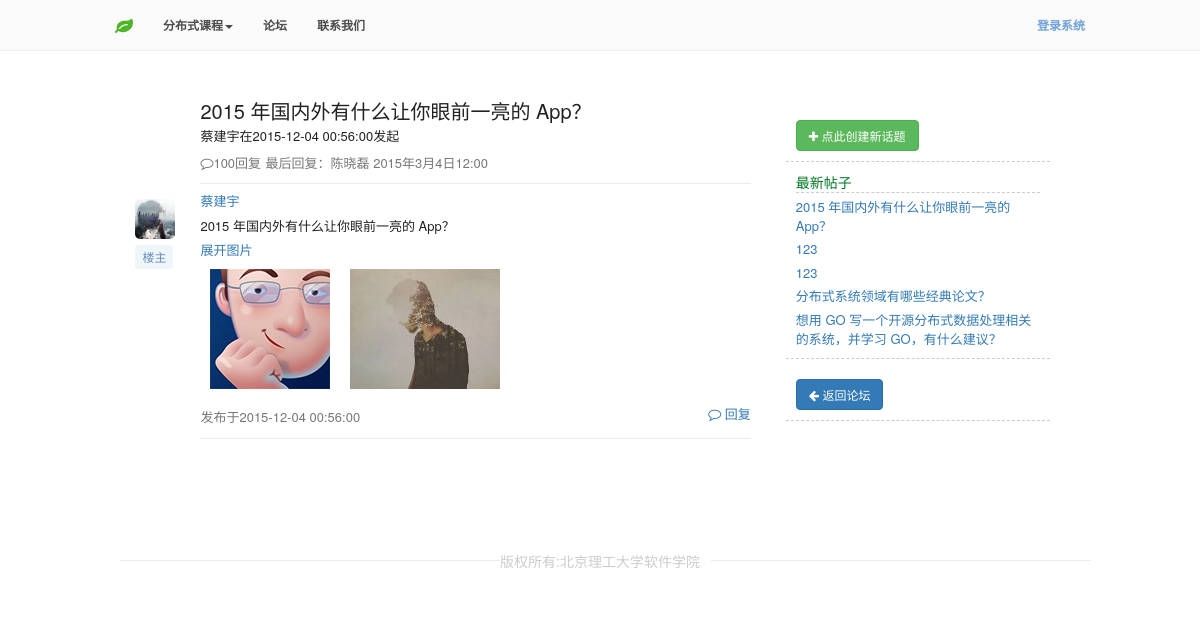
Screenshot of /post.php?postId=8 with the database file from the repository.
### tables this page shows
CREATE TABLE `post` (
  `id` int(10) NOT NULL COMMENT '帖子的唯一标识',
  `title` varchar(50) NOT NULL COMMENT '帖子的标题',
  `context` varchar(800) NOT NULL COMMENT '帖子的内容',
  `release_time` timestamp NOT NULL DEFAULT CURRENT_TIMESTAMP COMMENT '发帖的时间',
  `release_people` int(10) NOT NULL COMMENT '发帖人id',
  `imgs` varchar(255) NOT NULL
);

CREATE TABLE `user` (
  `id` int(11) NOT NULL,
  `username` varchar(32) NOT NULL,
  `password` varbinary(64) NOT NULL,
  `salt` varbinary(32) NOT NULL,
  `name` varchar(50) NOT NULL,
  `joined` datetime NOT NULL,
  `portraits` varchar(255) NOT NULL,
  `group` char(1) NOT NULL
);

### class/DB.php (called while the page is built, shortened)
<?php
class DB{
	private static $_instance = null;
	private $_results,
	        $_pdo,
		    $_query,
		    $_error = false,
		    $_count = 0;
	private function __construct(){
		try{
		   $this->_pdo = new  PDO('mysql:host=' . Config::get('mysql/host') . ';dbname=' . Config::get('mysql/db') ,Config::get('mysql/username'), Config::get('mysql/password'));
           $this->_pdo ->exec("SET names UTF8");
		}catch(PDOException $e){
			die($e->getMessage());
		}
	}
	public static function getInstance(){
		if(isset(self::$_instance)===false){
			self::$_instance = new DB();
		}
		return self::$_instance;
	}
	public function query($sql, $params = array()){
		$this -> _error = false;
		$this -> _count = 0;
		if($this-> _query = $this -> _pdo->prepare($sql)) {
			$x=1;
			if(count($params)){
				foreach ($params as $param) {
					$this -> _query ->bindValue($x, $param);
					$x++;
				}
			}
			if($this -> _query -> execute()){
				$this-> _results = $this-> _query->fetchAll(PDO::FETCH_OBJ);
				$this -> _count = $this -> _query -> rowCount();
			}else{
				$this -> _error = true;
			}
		}
		return $this;
	}
	public function action($action, $table, $where = array()){
		if(count($where)===3){
			$operators = array('=','>','<','>=','<=','like');
			$field        =  $where[0];
			$operator   =  $where[1];
			$value      =  $where[2];
			if(in_array($operator, $operators)){
				$sql = "{$action} from {$table} where {$field} {$operator} ?";
				if(!$this -> query ($sql , array($value))->error()){
					return $this;
				}
			}
		}
		return false;
	}
	public function get($table,$where = ''){
		return $this -> action('select * ', $table ,$where);
	}
	public function getLimitOrderby($table, $limit, $orderBy, $orderType) {
        $sql = 'select * from '.$table.' ORDER BY '.$orderBy.' '.$orderType.' LIMIT '.$limit;
        if ($this->query($sql)) {
            return $this;
        }
        else {
            return false;
        }
	}
	public function error(){
		return $this -> _error;
	}
	public function count(){
		return $this -> _count;
	}
	public function results(){
		return $this -> _results;
	}
	public function first(){
		return $this -> _results[0];
	}
}

### class/Input.php (called while the page is built, shortened)
<?php
class Input{
	public static function get($item){
		if(isset($_POST[$item])){
			return $_POST[$item];
		}else if(isset($_GET[$item])){
			return $_GET[$item];
		}
		return  '';
	}
}

### class/post.php (called while the page is built, shortened)
<?php
	class Post{
		private $_db,
				$_data,
				$_postReplys;
		public function __construct(){
			$this->_db = DB::getInstance();
		}
        public function findLimitOrder($limit,$orderBy,$orderType){
            $data = $this->_db->getLimitOrderby("post", $limit, $orderBy, $orderType);
            if ($data->count()) {
                $this->_data = $data->results();
                return $this;
            }else return false;
        }
        public function find($id = null){
        	$data = $this->_db->get('post', array('id', '=', $id));
            if ($data->count()) {
                $this->_data = $data->first();
                return $this;
            }else return false;
        }
        public function data(){
        	return $this->_data;
        }
	}
?>

### class/Config.php (called while the page is built)
<?php
class Config{
	public static function get ($path = null){
		if($path){
			$config = $GLOBALS['config'];
			$path = explode('/', $path);
			foreach ($path as $bit) {
				if(isset($config[$bit])){
					$config = $config[$bit];
				}
			}
			return $config;
		}
		return false;
	}
}

### class/User.php (called while the page is built, shortened)
<?php
        class User {
            protected $_db,
                    $_data,
                    $_sessionName,
                    $_cookieName,
                    $_tableName,
                    $_isLoggedIn;
            public function __construct($user = null) {
                $this->_db = DB::getInstance();
                $this->_sessionName = Config::get('session/session_name');
            }
            public function find($user = null) {
                if ($user) {
                    $field = (is_numeric($user)) ? 'id' : 'username';
                    $data = $this->_db->get('user', array($field, '=', $user));
                    if ($data->count()) {
                        $this->_data = $data->first();
                        return $this;
                    }
                }
                return false;
            }
            public function data() {
                return $this->_data;
            }
        }

### class/Session.php (called while the page is built, shortened)
<?php
class Session{
	public static function exists($name){
		return (isset($_SESSION[$name])) ? true :false;
	}
}

### post.php (the view, shortened to what this page needs)
<?php
include "includes/header.php";
$post = new Post();
$postId = Input::get('postId');
if(!$postId){
	Session::flash('forum',"帖子不存在");
echo "<script type='text/javascript'>
		window.location.href = 'forum.php';
		</script>";
}else{
	$postData = $post->find($postId)->data();
	$sender = new User();
	$senderData = $sender->find($postData->release_people)->data();
}
?>
<link rel="stylesheet" type="text/css" href="css/post.css">
<link rel="stylesheet" type="text/css" href="application/simditor-2.3.6/styles/simditor.css" />
<div class="main row">
	<div class="row show-grid col-md-10 col-md-offset-1">
    	<div class="col-md-7 col-md-offset-1">
	    	<div class="content-head">
	    		<h1><?php echo $postData->title;?></h1>
	    		<p><?php echo $senderData->name.'在'.$postData->release_time.'发起';?></p><span class="reply-num"><i class="fa fa-comment-o"></i>100回复</span>
	    		<span class="last-reply">最后回复：陈晓磊 2015年3月4日12:00</span>
	    	</div>
	    	<div class="content-box">
	    		<div class="content-body">
		    		<div class="head-box">
			    		<img src="images/portraits/hp3.jpg">
			    		<span class="type">楼主</span>
			    	</div>
					<a><?php echo $senderData->name;?></a>
	    			<p><?php echo $postData->context;?></p>
					<div class="imgs">
						<?php
							if($postData->imgs!=''){
						?>
							<div>
								<a class="show" href="#">展开图片</a>
							</div>
							<?php
								$imgArray = explode("|", $postData->imgs);
							}else{
								$imgArray = false;
							}
								if($imgArray)foreach ($imgArray as $key1 => $value1) {
									echo "<img src=".Config::get('images/post').$value1.">";
								}
							?>
					</div>
					<span><?php echo '发布于'.$postData->release_time;?></span>
					<a href="#" ref=<?php echo $postData->release_people;?> class="pull-right new-event" data-toggle="modal" data-target="#gridSystemModal"><span><i class="fa fa-comment-o"></i> 回复</span></a>
	    		</div>
	    	</div>
    	</div>
    	<div class="right col-md-3"  >
	      	<div id="affix-right" class="affix">
		      	<div class="section">
		      	<button class="btn btn-smaller btn-success new">
		      		<i class="fa fa-plus"></i>
		      		点此创建新话题
		      	</button>
		      	</div>
		      	<div class="section">
		      		<b>最新帖子</b>
		      		<ul class="new-post">
		      		<?php
						$newPost = $post->findLimitOrder('0,10','release_time','DESC');
						if($newPost) $newPostData = $newPost->data();
						if($newPostData)foreach ($newPostData as $key => $value) {
		      		?>
		      			<li><a class='title' href=<?php echo "post.php?postId=".$value->id;?>><?php echo $value->title?></a></li>
		      		<?php
		      		}
		      		?>
		      		</ul>
		      	</div>
		      	<div class="section">
		      	<a href="forum.php" class="btn btn-smaller btn-primary new">
		      		<i class="fa fa-arrow-left"></i>
		      		返回论坛
		      	</a>
		      	</div>
	      	</div>
      	</div>
    </div>
</div>
<?php
include "includes/footer.php"
?>

### css/custom.css (style rules this page uses)
* { font-family: "微软雅黑"; font-family: "Helvetica Neue", Helvetica, Arial, sans-serif; font-weight: normal; margin:0; padding:0; }
html,body { margin: 0 !important; padding: 0 !important; position: relative; overflow-x: hidden; color:#777; }
.main { margin-top: 100px; min-height: 400px; }
html, body, div, span, object, iframe, p, blockquote, pre, a, abbr, acronym, address, big, cite, code, del, dfn, em, img, ins, kbd, q, s, samp, small, strike, strong, sub, sup, tt, var, b, u, i, center, dl, dt, dd, ol, ul, li, fieldset, form, label, legend, table, caption, tbody, tfoot, thead, tr, th, td, article, aside, canvas, details, embed, figure, figcaption, footer, header, hgroup, menu, nav, output, ruby, section, summary, time, mark, audio, video, h1, h2, h3, h4, h5, h6 { margin: 0; padding: 0; border: 0; outline: 0; font-size: 100%; vertical-align: baseline; background: transparent; }
.btn { font-size: 12px; }

### css/post.css (style rules this page uses)
.section { padding: 10px; border-bottom: 1px dashed #ccc; }
.right { padding-left: 20px; font-size: 12px; }
.right .section b { line-height: 20px; color: #007722; font-size: 14px; font-weight: normal; }
.section .btn { margin-top: 10px; }
div#affix-right.affix { width: 22%; }
h1 { font-size: 20px; color: #222; font-weight: normal; }
p { font-size: 13px; color: #222; margin-top:5px; margin-bottom: 5px; }
span { font-size: 13px; }
.content-head { border-bottom: 1px solid #ebebeb; padding-bottom: 10px; }
.content-body { border-bottom: 1px solid #ebebeb; padding-bottom: 10px; padding-top: 5px; }
span.type { display:block; color:#698ebf; height:24px; line-height:24px; width:38px; border-radius:3px; border:0; cursor:pointer; background:#eff6fa; font-weight:700; font-weight:500; text-align:center; text-decoration:none; font-size: 12px; overflow:hidden; -webkit-text-size-adjust:none; }
.head-box { position: absolute; margin-left: -65px; margin-top: 10px; }
.head-box img { height: 40px; width: 40px; border-radius: 5px; }
a { font-size: 13px; }
.imgs img { height: 120px; max-width: 300px; margin: 10px; }
.btn { font-size: 12px; }
.new-post { list-style: none; border-top: 1px dashed #ccc; }
.new-post li { margin-top: 5px; }

### rows the page displays
post: title "2015 年国内外有什么让你眼前一亮的 App？", release_time "2015-12-04 00:56:00", context "2015 年国内外有什么让你眼前一亮的 App？"
user: name "蔡建宇"
post: title "123"
post: title "123"
post: title "分布式系统领域有哪些经典论文？"
post: title "想用 GO 写一个开源分布式数据处理相关的系统，并学习 GO，有什么建议？"
